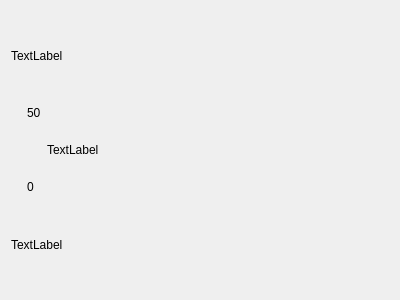
<?xml version="1.0" encoding="UTF-8"?>
<ui version="4.0">
 <class>Form</class>
 <widget class="QWidget" name="Form">
  <property name="geometry">
   <rect>
    <x>0</x>
    <y>0</y>
    <width>400</width>
    <height>300</height>
   </rect>
  </property>
  <property name="windowTitle">
   <string>Form</string>
  </property>
  <layout class="QVBoxLayout" name="verticalLayout_2">
   <item>
    <widget class="QLabel" name="label">
     <property name="text">
      <string>TextLabel</string>
     </property>
    </widget>
   </item>
   <item>
    <layout class="QGridLayout" name="gridLayout">
     <item row="0" column="0" rowspan="2">
      <widget class="QLabel" name="image_label">
       <property name="sizePolicy">
        <sizepolicy hsizetype="Fixed" vsizetype="Preferred">
         <horstretch>0</horstretch>
         <verstretch>0</verstretch>
        </sizepolicy>
       </property>
       <property name="minimumSize">
        <size>
         <width>10</width>
         <height>0</height>
        </size>
       </property>
       <property name="text">
        <string/>
       </property>
       <property name="scaledContents">
        <bool>true</bool>
       </property>
      </widget>
     </item>
     <item row="1" column="1">
      <widget class="QLabel" name="label_5">
       <property name="text">
        <string>0</string>
       </property>
       <property name="alignment">
        <set>Qt::AlignBottom|Qt::AlignLeading|Qt::AlignLeft</set>
       </property>
      </widget>
     </item>
     <item row="0" column="1">
      <widget class="QLabel" name="label_4">
       <property name="text">
        <string>50</string>
       </property>
       <property name="alignment">
        <set>Qt::AlignLeading|Qt::AlignLeft|Qt::AlignTop</set>
       </property>
      </widget>
     </item>
     <item row="0" column="2" rowspan="2">
      <widget class="QLabel" name="label_3">
       <property name="sizePolicy">
        <sizepolicy hsizetype="Expanding" vsizetype="Preferred">
         <horstretch>0</horstretch>
         <verstretch>0</verstretch>
        </sizepolicy>
       </property>
       <property name="text">
        <string>TextLabel</string>
       </property>
      </widget>
     </item>
    </layout>
   </item>
   <item>
    <widget class="QLabel" name="label_2">
     <property name="text">
      <string>TextLabel</string>
     </property>
    </widget>
   </item>
  </layout>
 </widget>
 <resources/>
 <connections/>
</ui>
